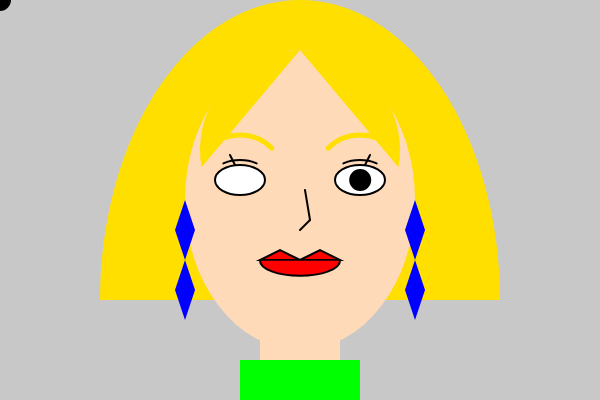
Frame 1 (no input)
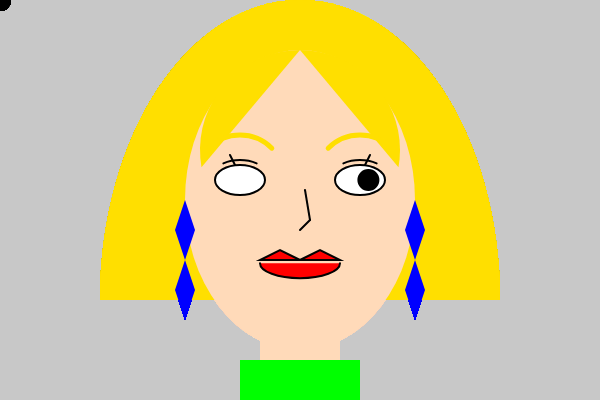
Frame 60 (no input)
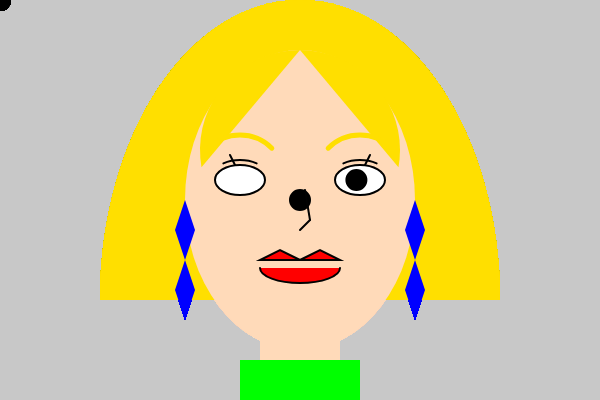
Frame 120 (the mouse pressed at the canvas centre since frame 60)

The p5.js sketch that drew these frames (run headless with seeded random() and noise() and a simulated clock; from frame 60 on, the mouse is pressed at the canvas centre):

// p5.js sketch
// ── sketch.js
let yPos, yDir;
let xPos;
let xDir;
let diam1, diam2;
let bgColor = 200;

function setup() {
  createCanvas(600, 400);
  background(bgColor);
  yPos=260
  yDir=0.8;
  xPos=360;
  xDir=0.2;
  diam1=30;
  diam2=20;
}

function draw() {
  xPos=xPos+xDir;
if (xPos-diam2/2 < 360) {
   xDir = -xDir;
}
if (xPos+diam2/2 > 360) {
   xDir = -xDir;
}
  yPos=yPos+yDir;
if (yPos-diam1/2 < 245) {
   yDir = yDir * -1;
}
if (yPos+diam1/2 > 300) {
   yDir = yDir * -1;
}
  
noStroke();
fill(255,223,0)
arc(300,300,400,600, radians(180), radians(0), OPEN)
  
  fill(255, 218, 185);  
  ellipse(width / 2, height / 2, 230, 300); 
fill(255,223,0)
arc(300, 150, 200, 200, radians(170), radians(270), OPEN)
arc(300,150,200,200, radians(270), radians(10), OPEN)
  fill(255)
  stroke(0)
  strokeWeight(2)
  ellipse(360,180,50,30)
  ellipse(240,180,50,30)
  fill(0)
  circle(xPos,180,diam2);
  circle(mouseX, mouseY,20);
noFill()
stroke(255,223,0)
strokeWeight(5)
arc(360,180,90,90,radians(225),radians(315))
arc(240,180,90,90,radians(225),radians(315))
stroke(0)
strokeWeight(2)
arc(360,180,60,40,radians(225),radians(315))
arc(240,180,60,40,radians(225),radians(315))
line(365,165,370,155)
line(235,165,230,155)
  fill(255,0,0)
  stroke(2)
  line(310,220,305,190)
  line(310,220,300,230)
  triangle(300,260,280,250,260,260)
  triangle(300,260,320,250,340,260)    
  arc(300,yPos,80,diam1, radians(0), radians(180));
  fill(255,218,185)
  noStroke()
  rect(260,320,80,130)
  fill(0,255,0)
  square(240,360,120)
  fill(0,0,255)
  quad(185,200,175,230,185,260,195,230)
  quad(415,200,405,230,415,260,425,230)
  quad(185,260,175,290,185,320,195,290)
  quad(415,260,405,290,415,320,425,290)
}

function keyPressed() {
   if(key === 'R') {
     bgColor = color(255,0,0);
  } else if (key === 'G') {
    bgColor = color(0,255,0);
  } else if (key === 'B') {
    bgColor = color(0,0,255);
  } else if (key === ' ') {
    bgColor = 200;
  }
  background(bgColor);
}
